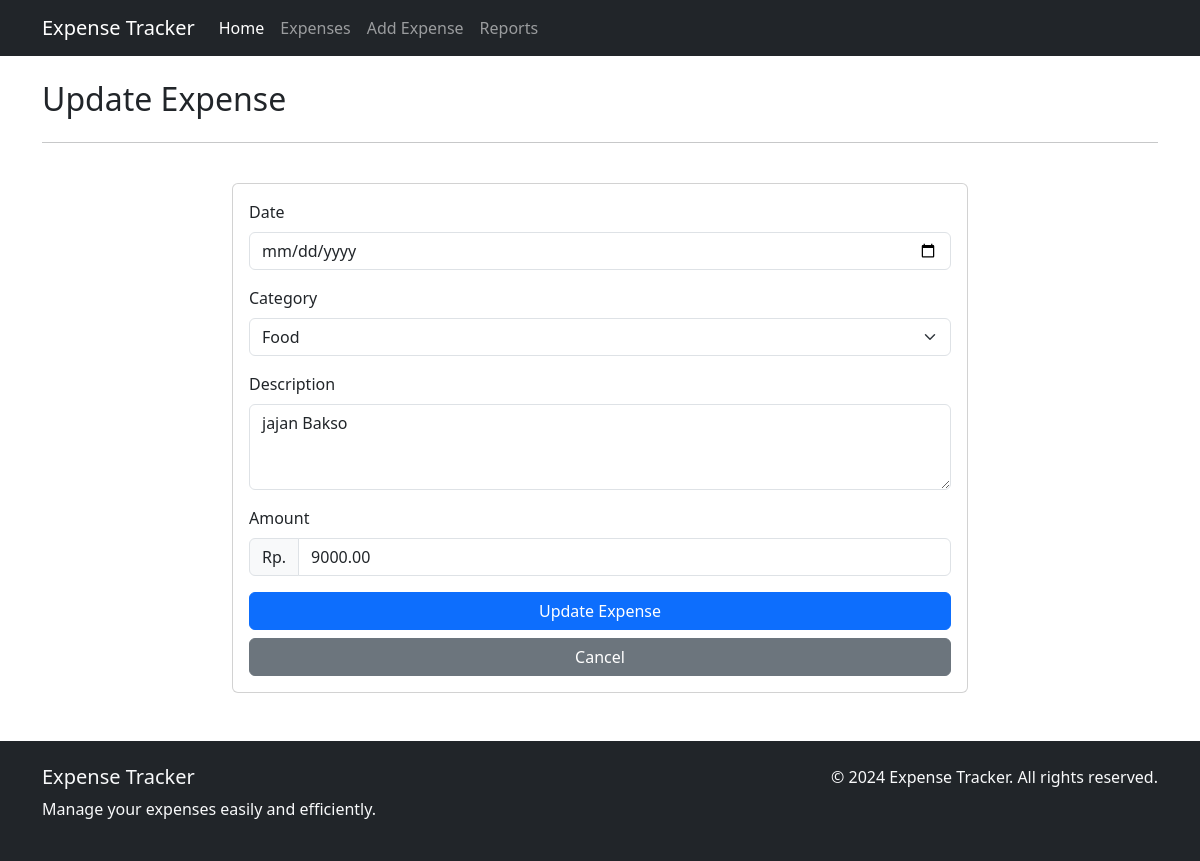
The app's page /form_update_expenses/2 with its own data.
### pengeluaran/models.py (models this page shows, shortened)
class Expenses(models.Model):
    amount = models.DecimalField(max_digits=10, decimal_places=2, null=True)
    description = models.CharField(max_length=255, null=True)
    category = models.CharField(max_length=100, null=True)
    date = models.DateField(null=True)
    created_at = models.DateTimeField(auto_now_add=True, null=True)
    updated_at = models.DateTimeField(auto_now=True, null=True)
    class Meta:
        verbose_name_plural = "Expenses"

### pengeluaran/views.py (the view)
# urls.py: path('form_update_expenses/<int:id>', form_update_expenses, name='form_update_expenses'),
def form_update_expenses(request, id):
    data_edit = Expenses.objects.get(id=id)
    context ={
        'data_edit':data_edit
    }
    return render(request, 'edit-expenses.html', context)

### pengeluaran/templates/edit-expenses.html (shortened to what this page needs)
{% extends 'base.html' %}
{% block content %}
<div class="container mt-4">
    <div class="row">
        <div class="col-12">
            <div class="d-flex justify-content-between align-items-center mb-4">
                <h2 class="mb-0">Update Expense</h2>
            </div>
            <hr>
        </div>
    </div>
</div>
<div class="container mt-4">
    <div class="row">
        <div class="col-md-8 mx-auto">
            <div class="card">
                <div class="card-body">
                    <form method="POST" action="{% url 'save_expenses' %}"   >
                        <div class="mb-3">
                            <label for="date" class="form-label">Date</label>
                            <input type="date" class="form-control" id="date" name="date" value="{{ data_edit.date }}" required>
                        </div>
                        <div class="mb-3">
                            <label for="category" class="form-label">Category</label>
                            <select class="form-select" id="category" name="category" required>
                                <option value="{{ data_edit.category }}">{{ data_edit.category }}</option>
                            </select>
                        </div>
                        <div class="mb-3">
                            <label for="description" class="form-label">Description</label>
                            <textarea class="form-control" id="description" name="description" rows="3" required>{{ data_edit.description }}</textarea>
                        </div>
                        <div class="mb-3">
                            <label for="amount" class="form-label">Amount</label>
                            <div class="input-group">
                                <span class="input-group-text">Rp.</span>
                                <input type="number" class="form-control" id="amount" name="amount" step="0.01" value="{{ data_edit.amount }}" required>
                            </div>
                        </div>
                        <div class="d-grid gap-2">
                            <button type="submit" class="btn btn-primary">Update Expense</button>
                            <a href="{% url 'expenses' %}" class="btn btn-secondary">Cancel</a>
                        </div>
                    </form>
                </div>
            </div>
        </div>
    </div>
</div>
{% endblock content %}

### records on screen
Expenses: category "Food", description "jajan Bakso", amount "9000.00"
